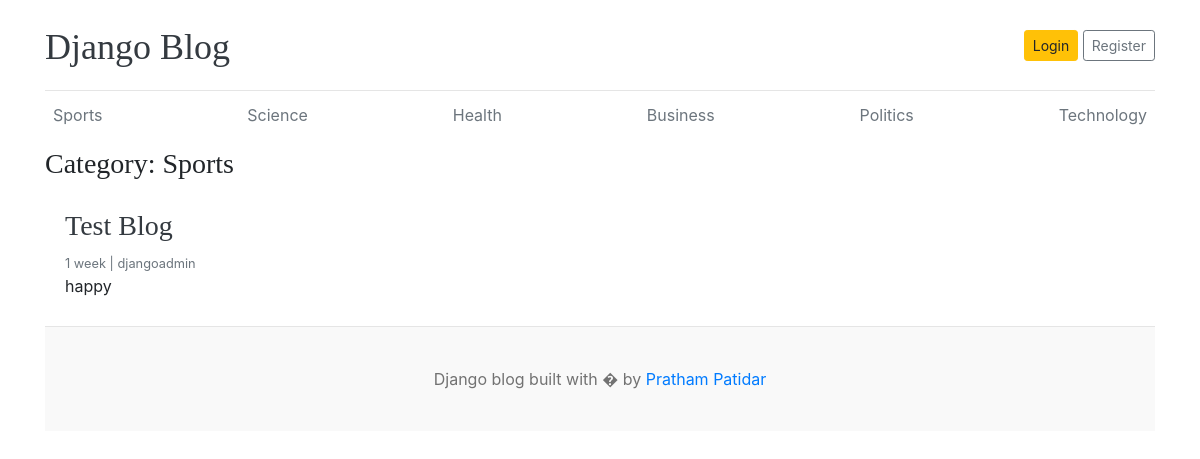
Page /category/1/ on the committed database.
### blogs/models.py (models this page shows, shortened)
class Category(models.Model):
    category_name=models.CharField(max_length=50,unique=True)
    created_at=models.DateTimeField(auto_now_add=True)
    updated_at=models.DateTimeField(auto_now=True)
    def __str__(self):
        return self.category_name

class Blog(models.Model):
    title=models.CharField(max_length=100)
    slug=models.SlugField(max_length=150,unique=True,blank=True)
    category=models.ForeignKey(Category,on_delete=models.CASCADE)
    author=models.ForeignKey(User,on_delete=models.CASCADE)
    featured_image=models.ImageField( upload_to='uplodes/%Y/%m/%d')
    short_description=models.TextField(max_length=500)
    blog_body=models.TextField(max_length=2000)
    status=models.CharField(max_length=20 ,choices=STATUS_CHOICES,default="Draft")
    is_featured=models.BooleanField(default=False)
    created_at=models.DateTimeField(auto_now_add=True)
    updated_at=models.DateTimeField(auto_now=True)

### blogs/views.py (the view)
# urls.py: path("<int:category_id>/",views.posts_by_category,name="posts_by_category"),
def posts_by_category(request,category_id):
    posts=Blog.objects.filter(status='Published',category=category_id)
    try:
        category=Category.objects.get(pk=category_id)
    except:
        return redirect("home")
    context={
        'posts': posts,
        'category':category ,
    }
    return render(request,'posts_by_category.html',context)

### blogs/context_processors.py (called while the page is built)
def get_categories(request):
    categories=Category.objects.all()
    return dict(categories=categories)

### templates/posts_by_category.html
{% extends "base.html" %}
  {% block content %}
    <h3>Category: {{ category}}</h3>
      <div class="row mb-2">
        {% if posts  %}
        {% for post in posts %}
            <div class="col-md-6">
              <div class="card border-0" >
                <div class="card-body">
                  <h3><a href="{% url 'blogs' post.slug %}" class="text-dark" >{{ post.title }}</a></h3>
                  <small class="mb-1 text-muted">{{ post.created_at | timesince }} | {{post.author}}</small>
                  <p class="card-text">{{ post.short_description | truncatewords:25 }}</p>
                </div>
              </div>
            </div>
        {% endfor %}
        {% else%}
        <p>No post Found</p>
        {% endif %}
      </div>
  {% endblock  %}

### templates/base.html (shortened to what this page needs)
{% load static %}
<!DOCTYPE html>
<html lang="en">
<head>
    <link href="https://getbootstrap.com/docs/4.0/dist/css/bootstrap.min.css" rel="stylesheet">
    <link href="{% static 'css/blog.css'%}" rel="stylesheet">
  </head>
<body>
    <div class="container">
      <header class="blog-header py-3">
        <div class="row flex-nowrap justify-content-between align-items-center">
          <div class="col-8 pt-1">
            <a class="blog-header-logo text-dark" href="/">Django Blog</a>
          </div>
          <div class="col-4 d-flex justify-content-end align-items-center">
            <a class="btn btn-sm btn-warning" href="#">Login</a> &nbsp;
            <a class="btn btn-sm btn-outline-secondary" href="#">Register</a>
          </div>
        </div>
      </header>
      <div class="nav-scroller py-1 mb-2">
        <nav class="nav d-flex justify-content-between">
          {% for cat in categories %}
          <a class="p-2 text-muted" href="{% url 'posts_by_category' cat.id %}">{{ cat.category_name}}</a>
          {% endfor %}
        </nav>
      </div>
{% block content %}
{% endblock %}
<footer class="blog-footer">
  <p>Django blog built with � by <a href="#">Pratham Patidar</a></p>
</footer>
</body>
</html>

### blog_main/static/css/blog.css (style rules this page uses)
.blog-header { border-bottom: 1px solid #e5e5e5; }
.blog-header-logo { font-family: "Playfair Display", Georgia, "Times New Roman", serif ; font-size: 2.25rem; }
h1, h2, h3, h4, h5, h6 { font-family: "Playfair Display", Georgia, "Times New Roman", serif ; }
.blog-footer { padding: 2.5rem 0; color: #727272; text-align: center; background-color: #f9f9f9; border-top: .05rem solid #e5e5e5; }
.blog-footer p:last-child { margin-bottom: 0; }

### rows in the picture
Category: category_name "Sports"
Category: category_name "Science"
Category: category_name "Health"
Category: category_name "Business"
Category: category_name "Politics"
Category: category_name "Technology"
Blog: title "Test Blog", created_at "1 week", author "djangoadmin", short_description "happy"
